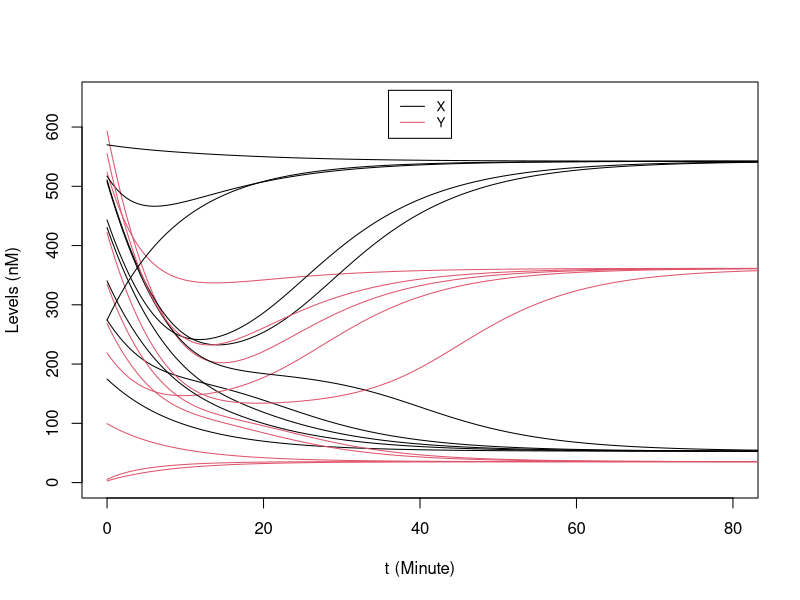
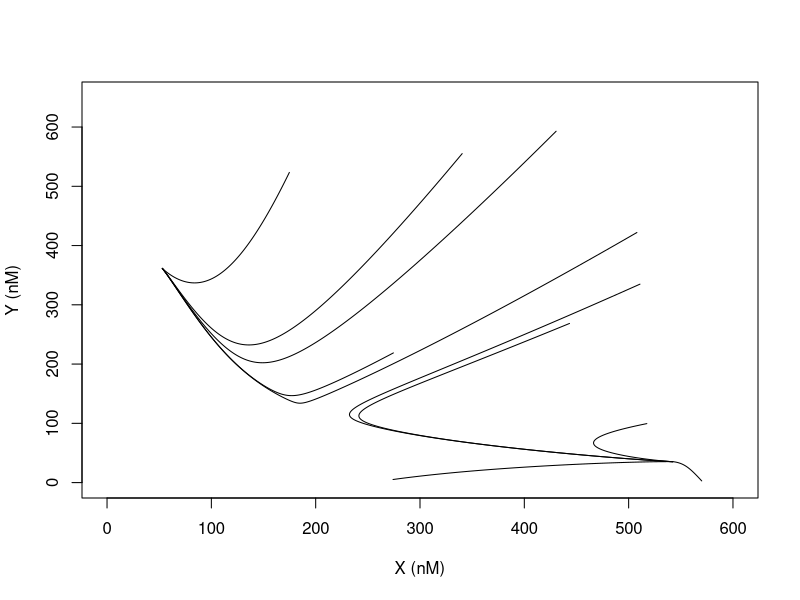
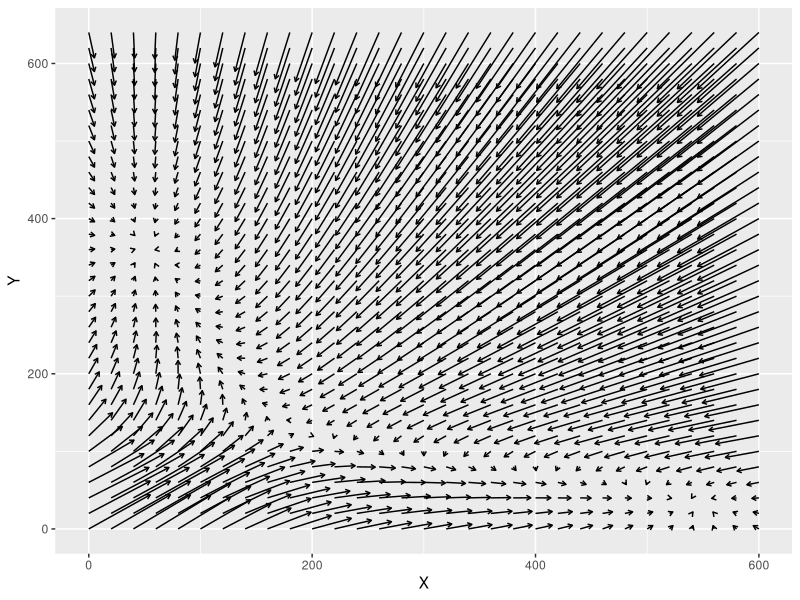
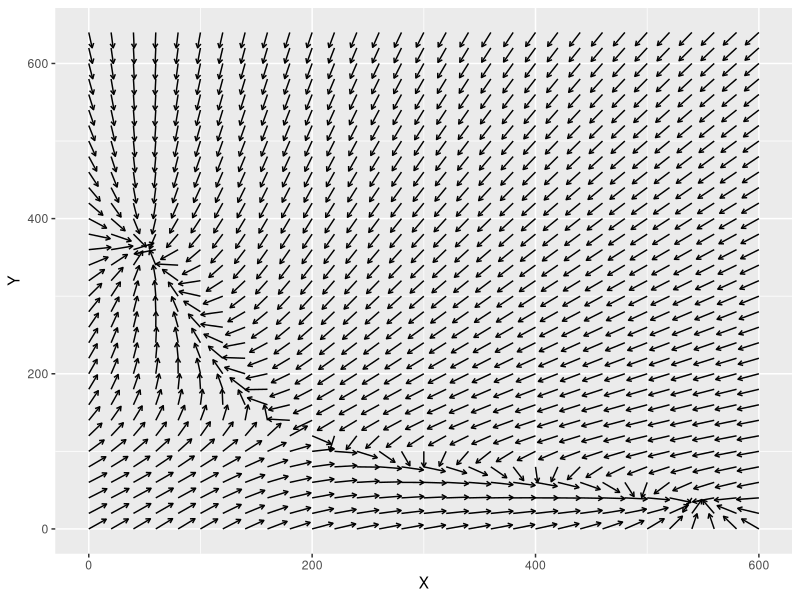
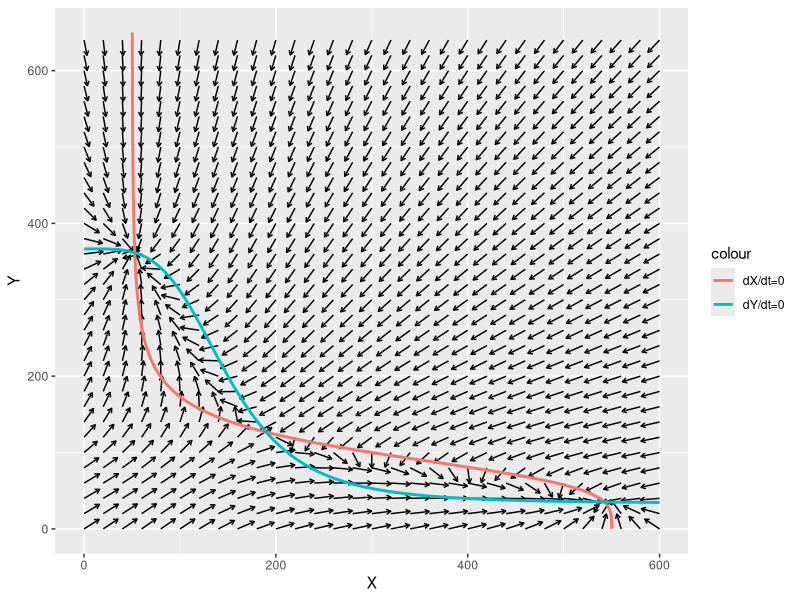
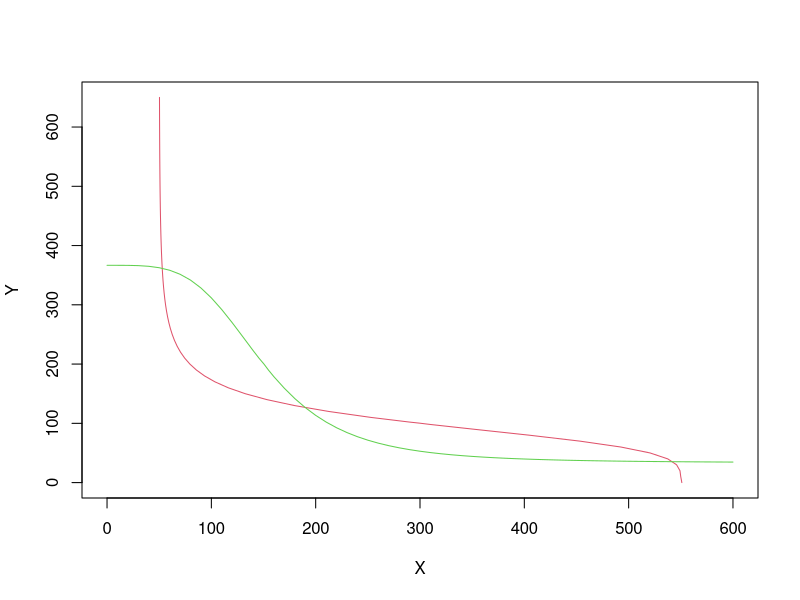
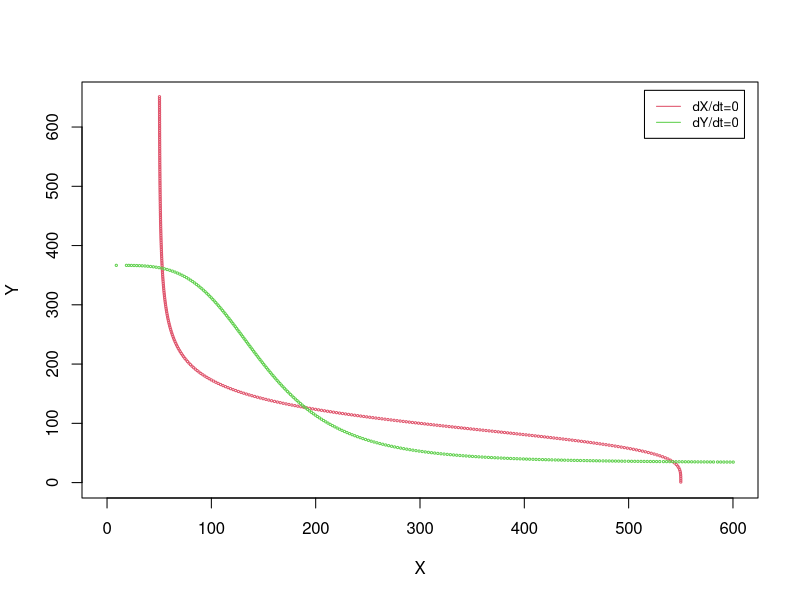

These charts were generated, in order, by the following R code:
## ---- chunk 1
knitr::opts_chunk$set(echo = TRUE)
## ---- chunk 2
hill_inh <- function(X,X0,n) {
  a = (X/X0)**n
  return(1/(1+a))
}

derivs_ts <- function(t, Xs) {
  X = Xs[1]
  Y = Xs[2]
  dxdt = 5 + 50 * hill_inh(Y, 100, 4) - 0.1 * X
  dydt = 4 + 40 * hill_inh(X, 150, 4) - 0.12 * Y
  return(c(dxdt, dydt))
}
## ---- chunk 3
# 4th order Runge-Kutta (RK4)
RK4_2D <- function(derivs, init, t.total, dt){
  # derivs: the function of the derivatives 
  # init: initial condition in c(X0, Y0)
  # t.total: total simulation time, assuming t starts from 0 at the beginning
  # dt: time step size 
  t_all = seq(0, t.total, by=dt)
  n_all = length(t_all)
  X_all = matrix(0, nrow = n_all, ncol = 2)
  X_all[1,] = init 
  for (i in 1:(n_all-1)) {
    t_0= t_all[i]
    t_0.5 = t_0 + 0.5*dt
    t_1 = t_0 + dt
    k1 = dt * derivs(t_0,X_all[i,])
    k2 = dt * derivs(t_0.5,X_all[i,] + k1/2)
    k3 = dt * derivs(t_0.5,X_all[i,] + k2/2)
    k4 = dt * derivs(t_1,X_all[i,] + k3)
    X_all[i+1,] = X_all[i,] + (k1+2*k2+2*k3+k4)/6
  }
  return(cbind(t_all, X_all))   # the output is a matrix of t & X(t) for all time steps
}

set.seed(77)   # set the seed for the random number generator, remove this line to generate more random initial conditions
X_init_all = array(runif(20, 0, 600), dim = c(10,2)) # generate 10 random initial conditions

t.total = 100
dt  = 0.1
plot(NULL, xlab="t (Minute)", ylab="Levels (nM)", xlim=c(0,80), ylim=c(0,650)) 
for(i in seq_len(nrow(X_init_all))){
  results = RK4_2D(derivs_ts, X_init_all[i,], t.total, dt)
  lines(results[,1], results[,2], col = 1)
  lines(results[,1], results[,3], col = 2)
}
legend("top", inset=0.02, legend = c("X", "Y"),
       col=1:2, lty=1, cex=0.8)
## ---- chunk 4
plot(NULL, xlab="X (nM)", ylab="Y (nM)", xlim=c(0,600), ylim=c(0,650)) 
for(i in seq_len(nrow(X_init_all))){
  results = RK4_2D(derivs_ts, X_init_all[i,], t.total, dt)
  lines(results[,2], results[,3], col = 1)
}
## ---- chunk 5
library(ggplot2)

X_all = seq(0, 600, by=20)   # all X grids
Y_all = seq(0, 650, by=20)   # all Y grids
XY_all = expand.grid(X_all, Y_all)   # all combinations of X and Y

results = t(apply(XY_all, MARGIN=1, function(Xs) {return(c(Xs, derivs_ts(0, Xs)))})) # generate all vector field data
colnames(results) = c("X", "Y", "dX", "dY")

ggplot(data=as.data.frame(results), aes(x=X, y=Y)) + 
  geom_segment(aes(xend=X+dX, yend=Y+dY), arrow = arrow(length = unit(0.05,"in")))

## ---- chunk 6

results_unit = t(apply(XY_all, MARGIN=1, function(Xs) {
  v = derivs_ts(0, Xs)
  v_norm = v / sqrt(v[1]**2 + v[2]**2)
  return(c(Xs, v_norm))})) # generate all vector field data
colnames(results_unit) = c("X", "Y", "dX", "dY")

p1 = ggplot(data=as.data.frame(results_unit), aes(x=X, y=Y)) + 
  geom_segment(aes(xend=X+20*dX, yend=Y+20*dY), arrow = arrow(length = unit(0.05,"in")))
p1
## ---- chunk 7
X_all = seq(0, 600, by=1)   # all X grids
Y_all = seq(0, 650, by=1)   # all Y grids

nullcline1 <- function(Y) {
  X= (5 + 50 * hill_inh(Y, 100, 4))/0.1 
  return(cbind(X, Y))
}
nullcline2 <- function(X) {
  Y = (4 + 40 * hill_inh(X, 150, 4))/0.12
  return(cbind(X, Y))
}

null1 = nullcline1(Y_all)
null2 = nullcline2(X_all)

p1 +
  geom_line(data = as.data.frame(null1), aes(x=X, y=Y, colour = "dX/dt=0"), size=1) + 
  geom_line(data = as.data.frame(null2), aes(x=X, y=Y, colour = "dY/dt=0"), size=1) 

## ---- chunk 8
X_all = seq(0, 600, by=10)   # all X grids
Y_all = seq(0, 650, by=10)   # all Y grids
nX = length(X_all)
nY = length(Y_all)
XY_all = expand.grid(X_all, Y_all)   # all combinations of X and Y

results = t(apply(XY_all, MARGIN=1, function(Xs) {return(c(Xs, derivs_ts(0, Xs)))})) # generate all vector field data
z_X = array(results[,3], dim = c(nX, nY))
z_Y = array(results[,4], dim = c(nX, nY))

contour(X_all, Y_all, z_X, levels = 0, col = 2, xlab = "X", ylab = "Y", drawlabels = F)
contour(X_all, Y_all, z_Y, levels = 0, col = 3, add = TRUE, drawlabels = F)
## ---- chunk 9
f_null1 <- function(X, Y) {       # f_X(X, Y)
  return(5 + 50 * hill_inh(Y, 100, 4) - 0.1 * X)
}
dfdX_null1 <- function(X, Y) {   # Jacobian (1st order partial derivatives) for f_X(X, Y)
  return(-0.1)
}
dfdY_null1 <- function(X, Y) {
  y_frac = (Y/100)**4
  return(-200/Y*y_frac/(1+y_frac)**2)
}
f_null2 <- function(X, Y) {       # f_Y(X, Y)
  return(4 + 40 * hill_inh(X, 150, 4) - 0.12 * Y)
}
dfdX_null2 <- function(X, Y) {   # Jacobian for f_Y(X, Y)
  x_frac = (X/150)**4
  return(-160/X*x_frac/(1+x_frac)**2)
}
dfdY_null2 <- function(X, Y) {   
  return(-0.12)
}

# Newton's Method
find_root_Newton <- function(X, func, dfunc, parms, X_range, error = 10^-3) {
  while(abs(func(X, parms)) > error){
    f = func(X, parms)
    X = X - f/dfunc(X, parms)
    if((X-X_range[1])*(X-X_range[2]) > 0) break 
  }
  return(X)
}

# 4th order Runge-Kutta (RK4) for 1D
# simplified to (1) only output steady-state X or final X, 
# (2) derivative is not the function of t in this implementation, thus some t-dependent parts are simplified
RK4_1D_steady <- function(derivs, X0, params, t.total, dt){
  # derivs: the function of the derivatives 
  # X0: initial condition
  # t.total: total simulation time, assuming t starts from 0 at the beginning
  # dt: time step size 
  error = 10^-8
  t = 0
  X = X0
  while(t <= t.total){
    df = derivs(X, params)
    if(abs(df) < error) break
  
    k1 = dt * df
    k2 = dt * derivs(X + k1/2, params)
    k3 = dt * derivs(X + k2/2, params)
    k4 = dt * derivs(X + k3, params)
    
    X = X + (k1+2*k2+2*k3+k4)/6
    t = t + dt
  }
  return(X)
}

nullcline_numcont <- function(func, dfdX, dfdY, X_range, Y_range, X_init, Y_init, direct = 1, step_arc) {
  nmax_cycle = 10000
  
  results = matrix(NA, nrow = nmax_cycle, ncol = 2)
  cycle = 1
  step_Y_previous = direct 
  step_X_previous = 0
  
  X_new = X_init
  Y = Y_init 
  results[cycle,] = c(X_new, Y)
  while(((X_new - X_range[1])*(X_new - X_range[2]) <= 0) & # boundary check
        ((Y - Y_range[1]) * (Y - Y_range[2]) <= 0) & 
        (cycle < nmax_cycle)) {
    h = -dfdY(X_new, Y)/dfdX(X_new, Y) 
    
    step_Y = step_arc/sqrt(1+h**2)
    step_X = step_Y*h
    
    if((step_Y_previous * step_Y + step_X_previous * step_X) < 0){ 
      step_Y = - step_Y
      step_X = - step_X
    }
    step_Y_previous = step_Y
    step_X_previous = step_X
    
    Y = Y + step_Y
    X_init = X_new + step_X
    
    X_new = find_root_Newton(X=X_init, func=func, dfunc=dfdX, parms=Y, X_range = X_range) 
    
    cycle = cycle + 1
    results[cycle,] = c(X_new, Y)
  }
  results = na.omit(results)
  colnames(results) = c("X","Y")
  return(results)
}

X_range = c(0, 600)
Y_range = c(0, 650)

# the initial X,Y need to be provided, here we manually selected them with an initial simulation
X_init_guess_null1 = 500
Y_init_guess_null1 = 1
X_init_null1 = RK4_1D_steady(f_null1, X_init_guess_null1, Y_init_guess_null1, 1000, 0.01)  # start from ~ (550, 1)
null1_cont = nullcline_numcont(f_null1, dfdX_null1, dfdY_null1, X_range, Y_range, 
                               X_init = X_init_null1, Y_init = Y_init_guess_null1, direct = 1, step_arc = 3)

X_init_guess_null2 = 1
Y_init_guess_null2 =366.6 
X_init_null2 = RK4_1D_steady(f_null2, X_init_guess_null2, Y_init_guess_null2, 1000, 0.01)   # start from ~ (8,366.6)
null2_cont = nullcline_numcont(f_null2, dfdX_null2, dfdY_null2, X_range, Y_range, 
                               X_init = X_init_null2, Y_init = Y_init_guess_null2, direct = -1, step_arc = 3)
plot(NULL, xlab="X", ylab="Y", xlim=X_range, ylim=Y_range)
points(null1_cont[,1], null1_cont[,2], pch = 1, cex = 0.3, col = 2)
points(null2_cont[,1], null2_cont[,2], pch = 1, cex = 0.3, col = 3)
legend("topright", inset=0.02, legend = c("dX/dt=0", "dY/dt=0"), col=2:3, lty=1, cex=0.8)
